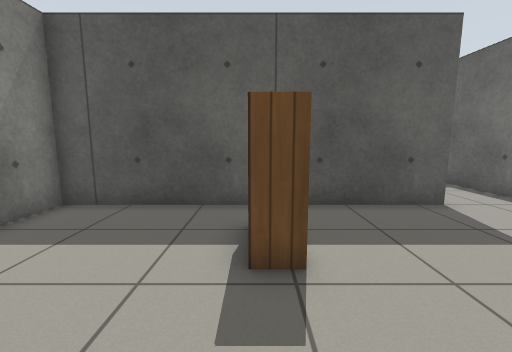
view 1 (above)

19 first-person views from a walk through a Gazebo world. The camera is 0.9 m above the floor, tilts 8° down and sees 90° across. The floor is counted in squares, 0.5 m on a side. Each view is taken from the middle of a square. On the plan, view 1 faces up. The plan holds only what a view shows up to about 15 squares ahead; the rest is blank. Simple patterns stand in for the simulator's built-in surfaces. Some surface patterns are stand-ins.

view 2
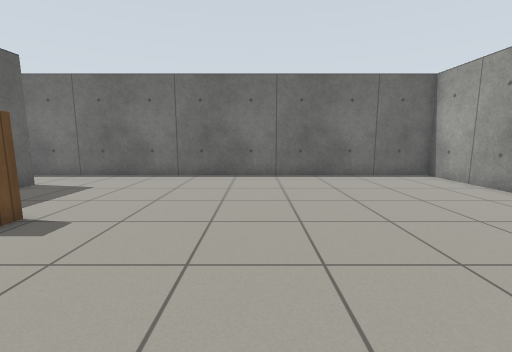

view 3
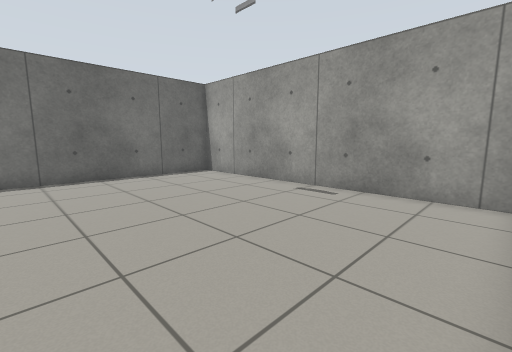

view 4
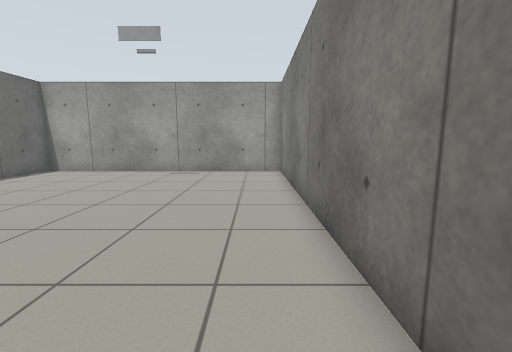

view 5
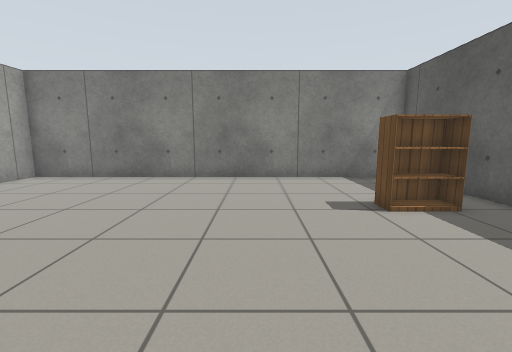

view 6
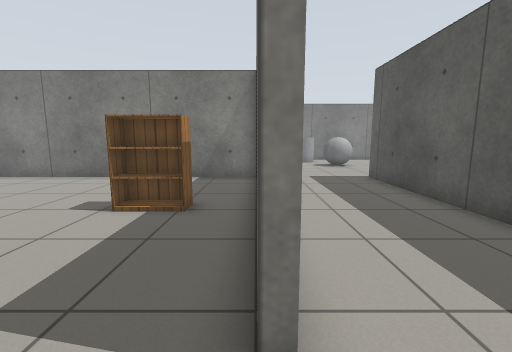

view 7
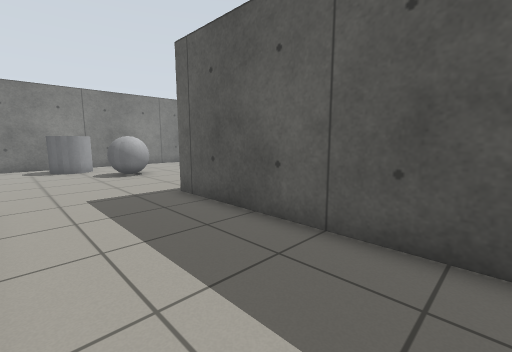

view 8
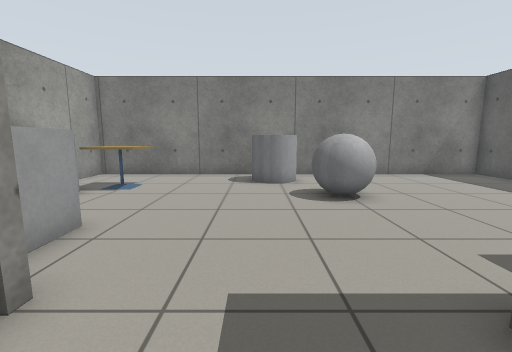

view 9
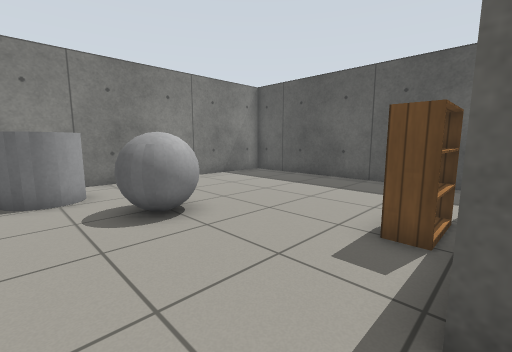

view 10
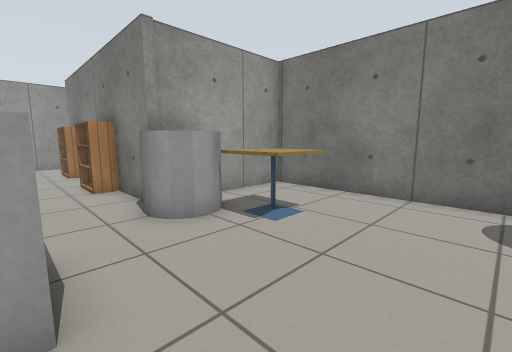

view 11
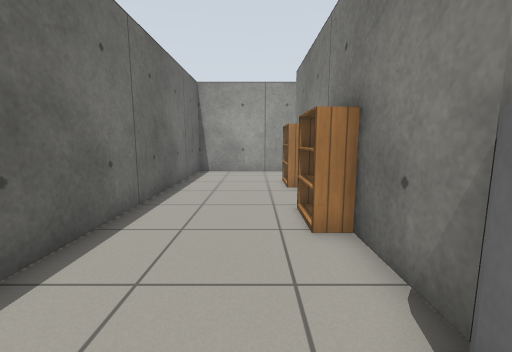

view 12
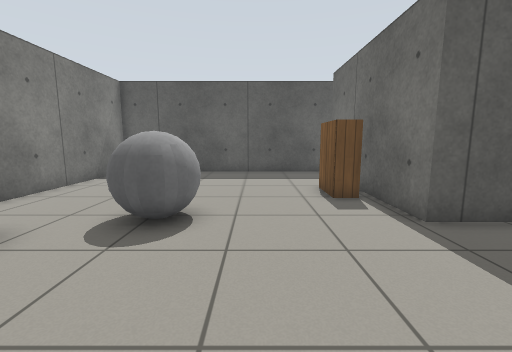

view 13
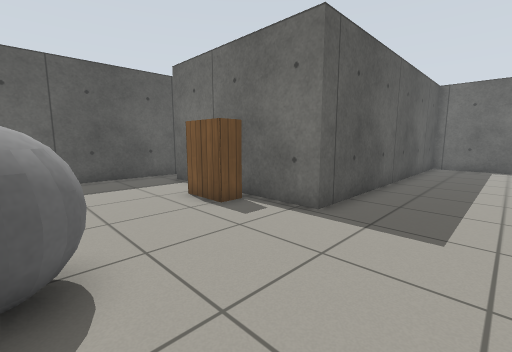

view 14
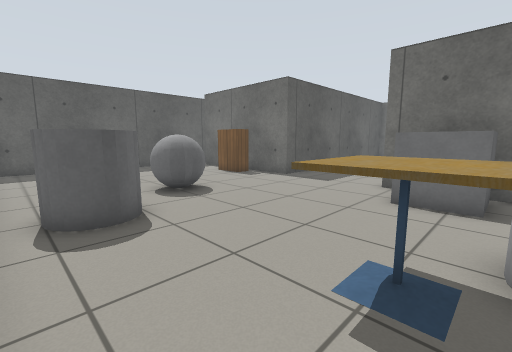

view 15
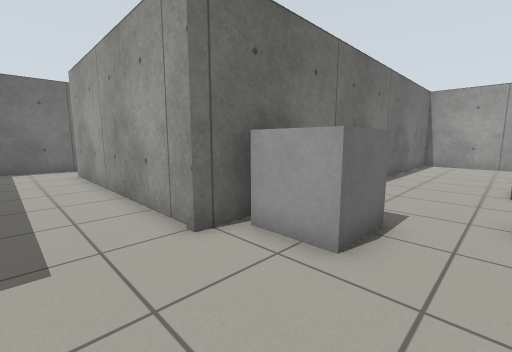

view 16
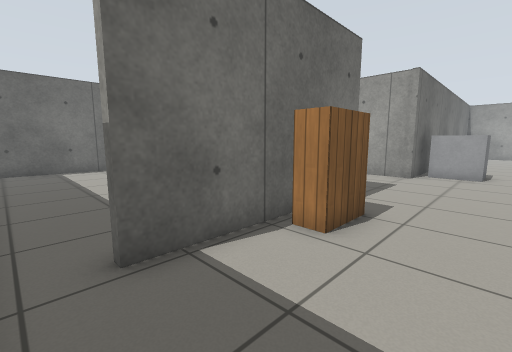

view 17
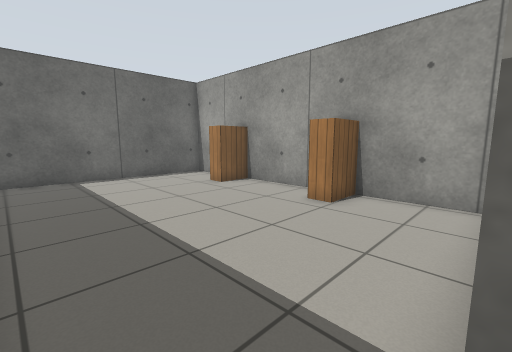

view 18
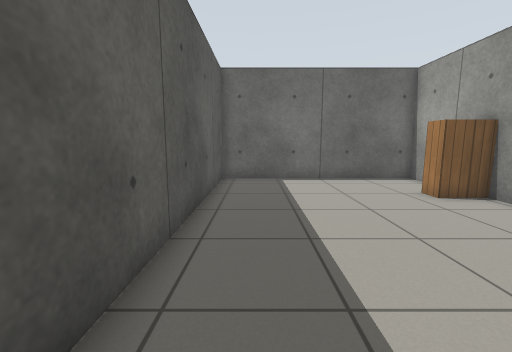

view 19
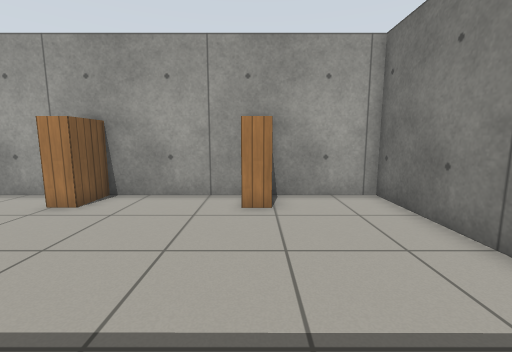

### Floor plan
Ten units are one square. View 1 is at (0, 0); x grows to the right and y downward. Boxes are objects, and circles mark ways between rooms. Rooms are numbered by the first view taken in them; rooms with no view inside come last. Other rooms are left out.
<svg viewBox="-170 -221 255 334">
<path fill="none" stroke="#000" d="M54 -70 -54 -70 -54 108 80 108 80 -64M-43 -216 -165 -216 -165 -18 -109 -18 -109 66M72 -125 -53 -125 -53 -199 -49 -199M-109 76 -109 88M80 -64 80 -117M-113 108 -57 108 -57 -73 54 -73M-50 -172 -50 -127 80 -127 80 -216 -27 -216"/>
<rect x="-5" y="-55" width="10" height="20" fill="#bbb"><title>bookshelf</title></rect>
<rect x="-155" y="-125" width="20" height="30" fill="#bbb"><title>grey cylinder</title></rect>
<rect x="-135" y="-55" width="20" height="20" fill="#bbb"><title>cafe table</title></rect>
<rect x="-125" y="-45" width="20" height="20" fill="#bbb"><title>grey cylinder</title></rect>
<rect x="-125" y="-145" width="20" height="30" fill="#bbb"><title>grey ball</title></rect>
<rect x="-115" y="55" width="20" height="20" fill="#bbb"><title>bookshelf</title></rect>
<rect x="-105" y="5" width="10" height="20" fill="#bbb"><title>bookshelf</title></rect>
<rect x="-85" y="-65" width="20" height="20" fill="#bbb"><title>grey box</title></rect>
<rect x="-65" y="-165" width="10" height="20" fill="#bbb"><title>bookshelf</title></rect>
<rect x="-15" y="-145" width="10" height="20" fill="#bbb"><title>bookshelf</title></rect>
<rect x="35" y="-145" width="10" height="20" fill="#bbb"><title>bookshelf</title></rect>
<circle cx="65" cy="-70" r="3" fill="#2a7"/>
<circle cx="-50" cy="-205" r="3" fill="#2a7"/>
<text x="10" y="20">1</text>
<text x="-90" y="-90">2</text>
<text x="10" y="-170">3</text>
</svg>
Room 1 opens to room 2. Room 2 opens to room 3.

Where each view was taken, in squares from view 1:
view 1: 0 up, 0 right, facing up
view 2: 2 down, 5 left, facing right
view 3: 2 down, 5 left, facing down-right
view 4: 4 up, 4 left, facing down
view 5: 0 up, 7 right, facing left
view 6: 7 up, 7 right, facing left
view 7: 8 up, 3 right, facing up-left
view 8: 10 up, 3 left, facing left
view 9: 10 up, 5 left, facing up-left
view 10: 9 up, 8 left, facing down-left
view 11: 4 up, 9 left, facing down
view 12: 7 up, 9 left, facing up
view 13: 9 up, 11 left, facing up-right
view 14: 4 up, 16 left, facing up-right
view 15: 10 up, 10 left, facing down-right
view 16: 21 up, 9 left, facing down-right
view 17: 21 up, 5 left, facing down-right
view 18: 20 up, 4 left, facing right
view 19: 21 up, 1 left, facing down
